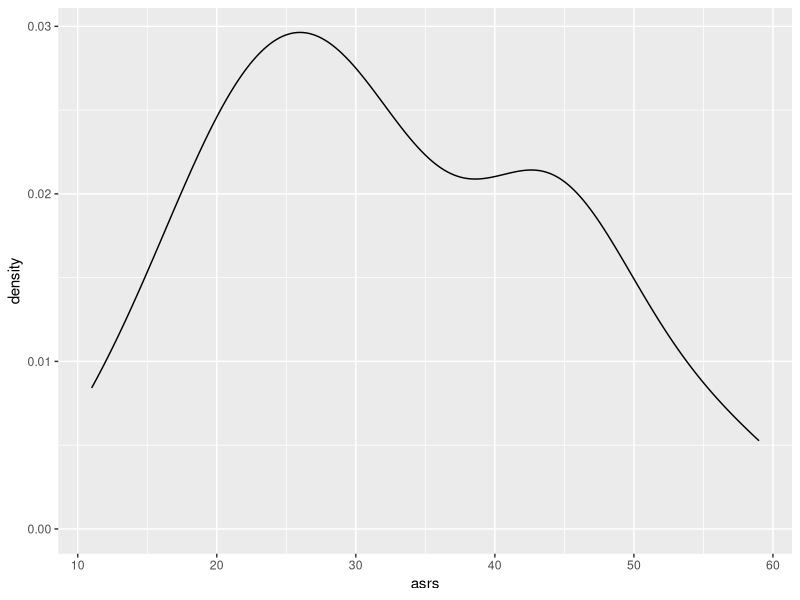
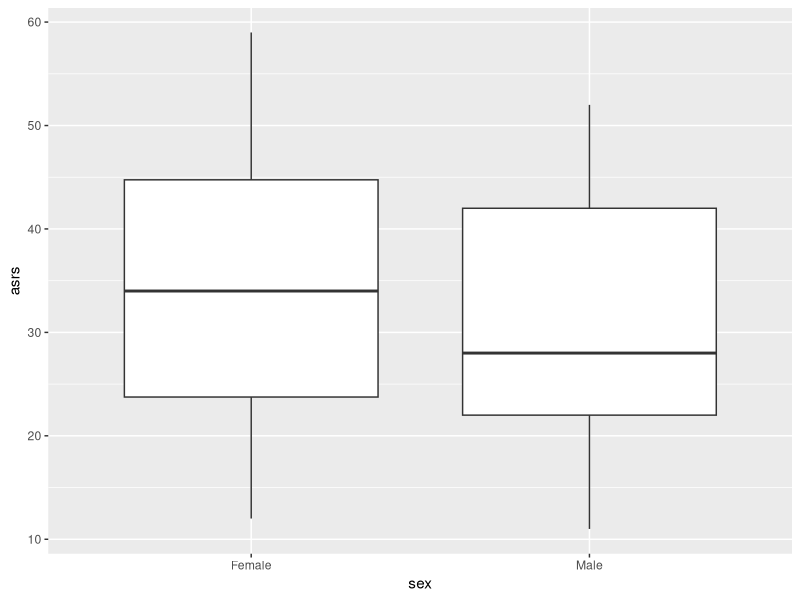
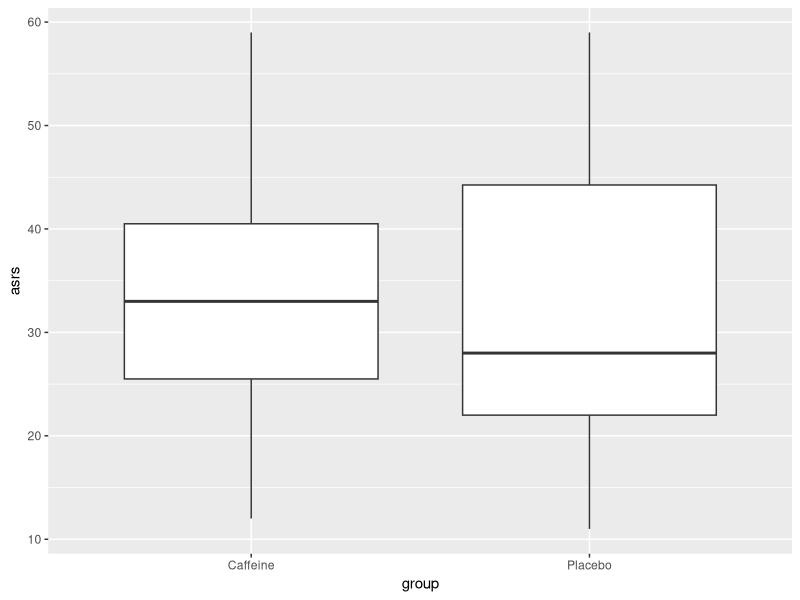
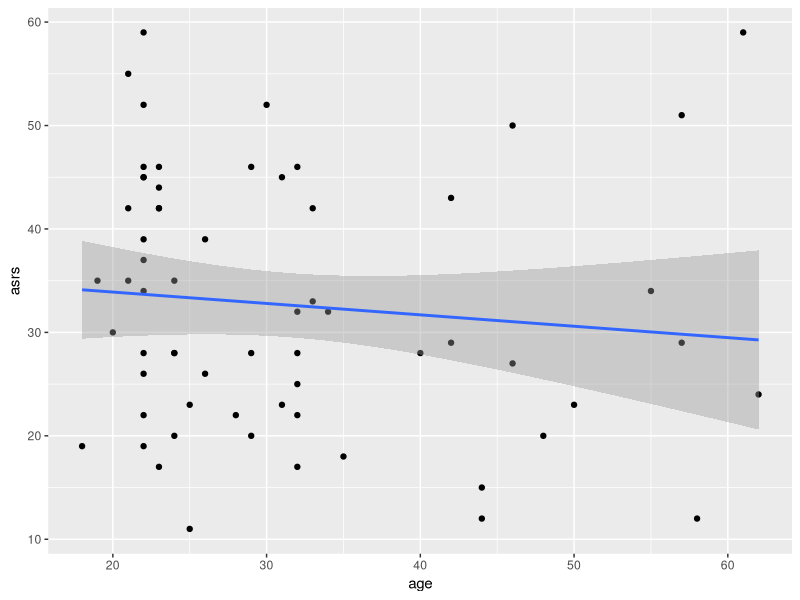

Source code (R) for these figures, in order:
#Load libraries
library(here)
library(tidyverse)

#Loading participant info (ppt) data
df_ppt <- read.csv(here("data","raw","gorilla","ppt_groups.csv"))

#Loading ASRS data for all experiment versions
df_asrs <- read.csv(here("data","raw","gorilla","short","v34","short_v34_asrs.csv"))
df_asrs <- bind_rows(head(df_asrs,-1),read.csv(here("data","raw","gorilla","short","v33","short_v33_asrs.csv")))
df_asrs <- bind_rows(head(df_asrs,-1),read.csv(here("data","raw","gorilla","short","v31","short_v31_asrs.csv")))
df_asrs <- head(df_asrs,-1)

#Cleaning up df
df_asrs <- df_asrs %>%
  dplyr::select(Participant.Public.ID,
         response.1.1.quantised,
         response.1.2.quantised,
         response.1.3.quantised,
         response.1.4.quantised,
         response.1.5.quantised,
         response.1.6.quantised,
         response.1.7.quantised,
         response.1.8.quantised,
         response.1.9.quantised,
         response.1.10.quantised,
         response.1.11.quantised,
         response.1.12.quantised,
         response.1.13.quantised,
         response.1.14.quantised,
         response.1.15.quantised,
         response.1.16.quantised,
         response.1.17.quantised,
         response.1.18.quantised) %>%
  rename(ppt=Participant.Public.ID)

#Removing 'p' in front of ppt
df_asrs$ppt <- gsub("p","",df_asrs$ppt)
df_asrs$ppt <- as.numeric(df_asrs$ppt)

#Ordering per ppt
df_asrs <- df_asrs[order(df_asrs$ppt),]

#Arranging ASRS scores to be 0-4 instead of 1-5
df_asrs[,c(2:19)] <- df_asrs[,c(2:19)]-1

#Calculating ASRS score per participant
df_asrs$asrs <- NA

for (i in c(1:nrow(df_asrs))){
  df_asrs$asrs[i] <- sum(df_asrs[i,c(2:19)])
}

#Finding mean and SD
mean(df_asrs$asrs)
sd(df_asrs$asrs)

#Plotting histogram to visualise data
p <- ggplot(df_asrs,aes(x=asrs))

p+geom_density(kernel="gaussian")

#Tidying df_asrs
df_asrs <- dplyr::select(df_asrs,ppt,asrs)

#Merging asrs and ppt dfs
df_ppt <- merge(df_ppt,df_asrs)

#visualising asrs against sex, group, and age to identify any significant deviations
p1 <- ggplot(df_ppt,aes(x=sex,y=asrs))
p2 <- ggplot(df_ppt,aes(x=group,y=asrs))
p3 <- ggplot(df_ppt,aes(x=age,y=asrs))

p1+geom_boxplot()
p2+geom_boxplot()
p3+geom_point()+
  geom_smooth(method=lm)